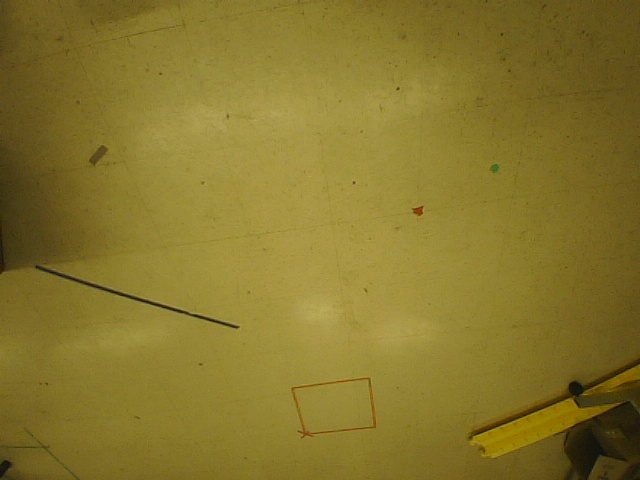
//> input picture frame0007.jpg, 640 x 480 px
$ ./FindCriticalPoints ../frame0007.jpg   (built with g++ and OpenCV 4)
//> lines starting //> are read from the running program, lines starting //| are printed output that depends on the picture; after the words box and inside, x2 and y2 are one past the last pixel; in counts of white or black regions, pixels touching at a corner belong together
#include "opencv2/imgproc/imgproc.hpp"
#include "opencv2/highgui/highgui.hpp"
#include <stdlib.h>
#include <stdio.h>
#include <iostream>
#include <highgui.h>

using namespace cv;


Mat src;
Mat dst;
RNG rng(12345);

bool contourTouchesImageBorder(std::vector<Point>& contour, int h, int w)
{
	Rect bb = boundingRect(contour);
	bool retval = false;

	int xMin, xMax, yMin, yMax;

	xMin = 0; xMax = w;
	yMin = 0; yMax = h;

	if( bb.x <= xMin ||
		bb.y <= yMin ||
		bb.x + bb.width >= xMax ||
		bb.y + bb.height >= yMax)
	{retval = true;}

	return retval;
}

Mat PerspectiveTrans( Mat img )
{
	// Input Quadilateral or Image plane coordinates
	Point2f inputMat[4];
	// Output Quadilateral or World plane coordinates
	Point2f outputMat[4];

	// Lambda Matrix
	Mat lambda( 2, 4, CV_32FC1 );
	//Input and Output Image;
	Mat input, output;

	//Load the image
	//Mat img = imread( argv[1], 1 );

	//Rotate image 180 degrees
	Mat dst90;
	transpose(img, dst90);
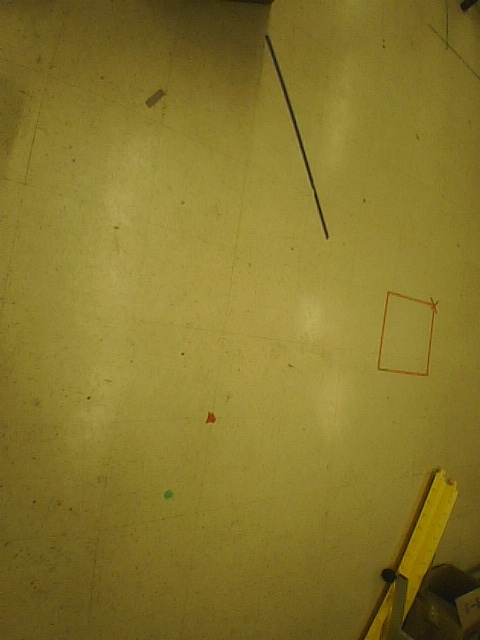
//> dst90: 640 rows x 480 cols, CV_8UC3; mean B, G, R 44.3, 117.8, 134
	flip(dst90, dst90, 1);
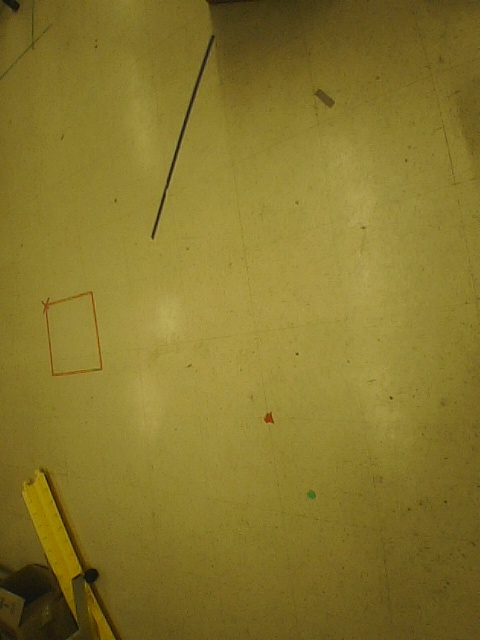
//> dst90: 640 rows x 480 cols, CV_8UC3; mean B, G, R 44.3, 117.8, 134
	Mat dst;
	transpose(dst90, dst);
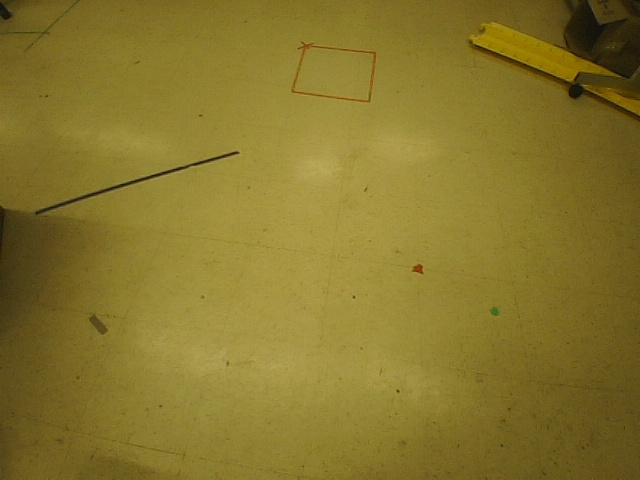
//> dst: 480 rows x 640 cols, CV_8UC3; mean B, G, R 44.3, 117.8, 134
	flip(dst, dst, 1);
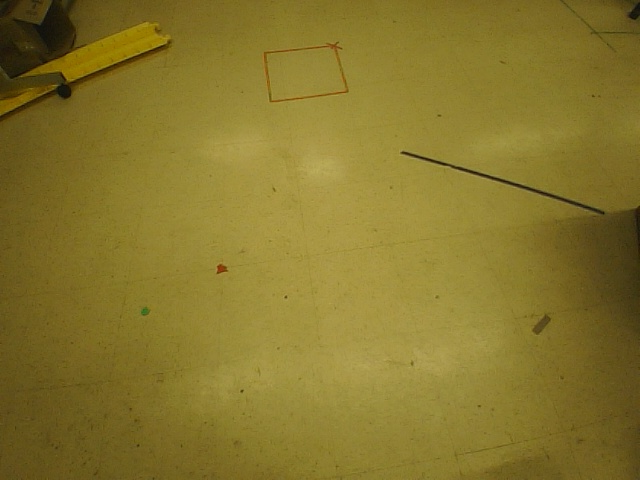
//> dst: 480 rows x 640 cols, CV_8UC3; mean B, G, R 44.3, 117.8, 134

	// Set the lambda matrix the same type and size as input
	lambda = Mat::zeros( dst.rows, dst.cols, dst.type() );

	inputMat[0] = Point2f( 125, 477);
	inputMat[1] = Point2f( 463, 480);
	inputMat[2] = Point2f( 409, 191);
	inputMat[3] = Point2f( 191, 195);

	outputMat[0] = Point2f( 200, 480);
	outputMat[1] = Point2f( 420, 480);
	outputMat[2] = Point2f( 420, 260);
	outputMat[3] = Point2f( 200, 260);

	// Get the Perspective Transform Matrix i.e. lambda
	lambda = getPerspectiveTransform( inputMat, outputMat );
	// Apply the Perspective Transform just found to the src image
	warpPerspective(dst,output,lambda,dst.size() );
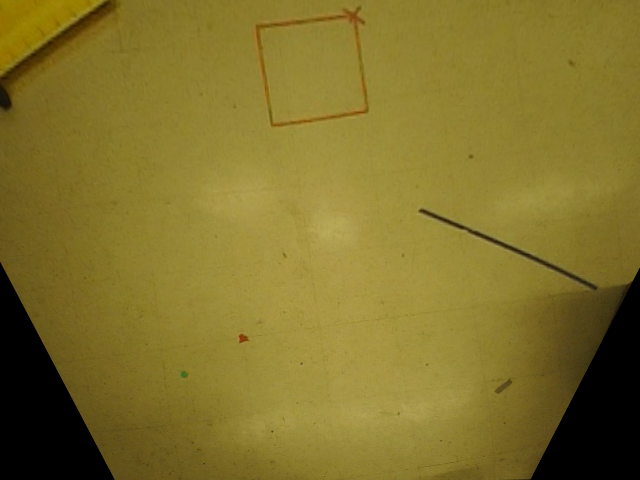
//> output: 480 rows x 640 cols, CV_8UC3; mean B, G, R 43, 113.8, 128.9


	waitKey(0);
	return output;
}


/** @function main */
int main( int argc, char** argv )
{
  /// Load an image
  src = PerspectiveTrans(imread( argv[1] ));
  namedWindow( "Source", CV_WINDOW_AUTOSIZE );
  imshow( "Source", src );
  if( !src.data )
  { return -1; }

  //Mat output2;
  	cvtColor(src, src, COLOR_RGB2HSV);
//> src: 480 rows x 640 cols, CV_8UC3; mean H, S, V 87.9, 158.2, 128.9
  	inRange(src, Scalar(79, 0, 0), Scalar(139, 255, 255), src);
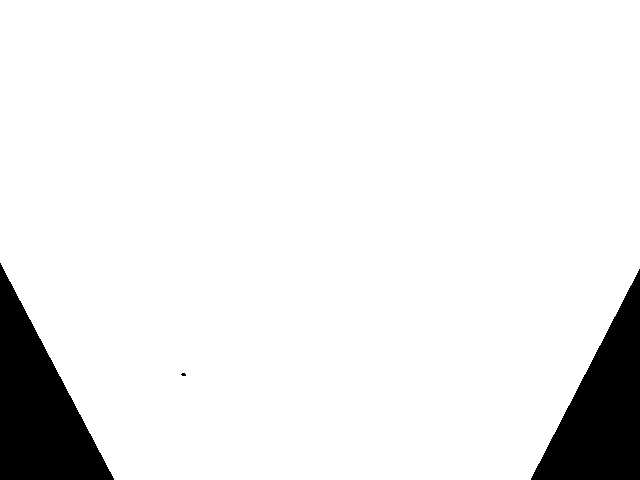
//> src: 480 rows x 640 cols, CV_8UC1; 92.2% white; 3 black regions (1 under 20 px)

  std::vector<std::vector<Point> > contours;
  Mat edges = src;
  findContours(edges, contours, CV_RETR_TREE, CV_CHAIN_APPROX_SIMPLE);
//> contours = 2 contours, 1 with area under 20; largest, box (x1, y1, x2, y2) and area: (0, 0, 640, 480) 282140


  //find moments of each contour
  std::vector<Moments> mu(contours.size());
//> mu = 2 items
  for( int i = 0; i< contours.size(); i++)
  {mu[i] = moments(contours[i], false);}
//> this loop made 2 passes

  //find center point of each contour
  std::vector<Point> mc(contours.size());
  for( int i = 0; i< contours.size(); i++)
  {mc[i] = Point(mu[i].m10/mu[i].m00, mu[i].m01/mu[i].m00);}


  /// Draw contours
  Mat drawing = Mat::zeros( edges.size(), CV_8UC3 );
  for( int i = 0; i< contours.size(); i++ )
     {
	  if(contourArea(contours[i], false) != 0 && contourTouchesImageBorder(contours[i], src.size().height, src.size().width) == false){
       Scalar color = Scalar( rng.uniform(0, 255), rng.uniform(0,255), rng.uniform(0,255) );
//> (the run ends here: the program stops with an error, at `drawContours( drawing, contours, i, color, 2, 8,1, 0, Point() );`)
